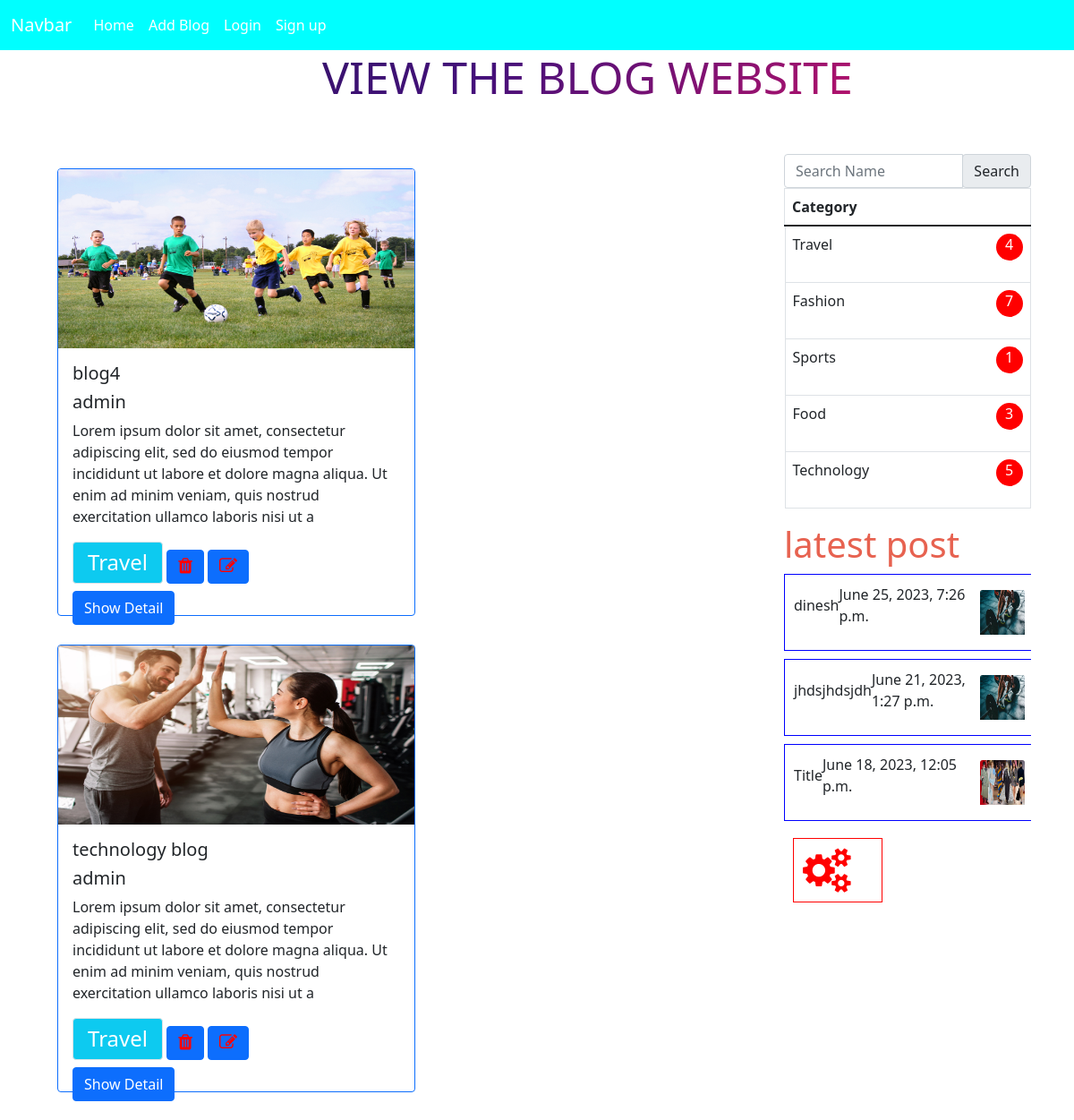
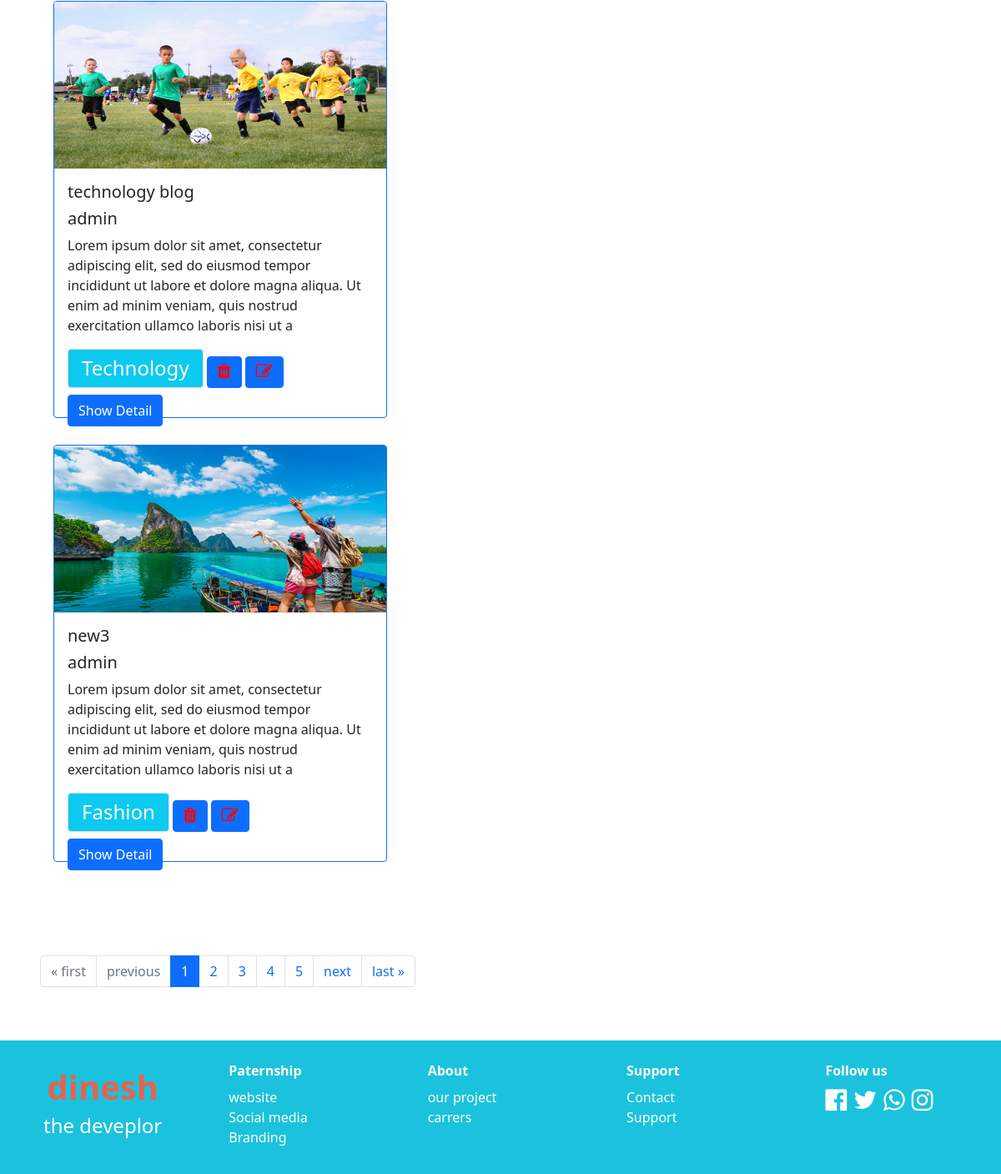
The page / on the database its author committed (2 pictures, top to bottom).
### main/models.py (models this page shows, shortened)
class Addblog(models.Model):
    name=models.CharField(max_length=20)
    user = models.ForeignKey(User, on_delete=models.CASCADE)
    description=models.CharField(max_length=200)
    image=models.ImageField(upload_to='addimg/',null=True, blank=True)
    category=models.ForeignKey(Category,on_delete=models.CASCADE)
    date=models.DateTimeField(auto_now=True)

class Category(models.Model):
    name=models.CharField(max_length=20)
    def __str__(self):
       return self.name

### main/views.py (the view)
# urls.py: 2. Add a URL to urlpatterns:  path('', views.home, name='home')
def home(request):
    print(request.user.id,"logged in user")
    addblog = Addblog.objects.all()
    categorys = Category.objects.annotate(blog_count=Count('addblog'))
    latestposts = Addblog.objects.order_by("-date")[:3]
    paginator = Paginator(addblog, 4)
    page_number = request.GET.get('page')
    page_obj = paginator.get_page(page_number)
    return render(request, 'home.html', context={"addblog": page_obj, "category": categorys, 'page_obj': page_obj, "latestposts": latestposts})

### main/templates/home.html (shortened to what this page needs)
<!DOCTYPE html>
{% extends 'base.html' %} {% load static%}
      {% block content %}
     <h1 style="padding-left:30%" class="animate-charcter">VIEW THE BLOG WEBSITE</h1>
      <div class="d-flex p-5">
        <div class="card-container d-flex flex-wrap w-75">
          {% for addblogy in addblog %}
          <div
            class="card m-3 border-primary"
            style="width: 400px; height: 500px"
          >
            {% if addblogy.image %}
            <img
              src="{{ addblogy.image.url }}"
              class="card-img-top"
              alt="..."
              style="width: 100%; height: 200px"
            />
            {% else %}
            <p>No image uploaded for {{ addblogy.name }}</p>
            {% endif %}
            <div class="card-body">
              <h5 class="card-title adc">{{ addblogy.name }}</h5>
              <h5 class="card-title adc">{{ addblogy.user }}</h5>
              <p class="card-text">{{ addblogy.description }}</p>
              <h4
                class="card-text border bg-info d-inline-block py-2 px-3 rounded text-white"
              >
                {{ addblogy.category }}
              </h4>
              <a
                href="{% url 'delete_addblog' addblogy.id %}"
                class="btn btn-primary"
              >
                <i class="fa fa-trash" style="font-size: 20px; color: red"></i>
              </a>
              <a
                href="{% url 'update_addblog' addblogy.id %}"
                class="btn btn-primary"
              >
                <i
                  class="fa fa-pencil-square-o"
                  style="font-size: 20px; color: red"
                ></i>
              </a>
              <div>
                <a
                  href="{% url 'show_detail' addblogy.id %}"
                  class="btn btn-primary"
                >
                  Show Detail
                </a>
              </div>
            </div>
          </div>
          {% endfor %}
        </div>
        <div class="table-responsive w-25" style="width: 300px; height: 1000px">
          <form class="input-group" action="{% url 'search' %}" method="GET">
            <input
              type="text"
              name="search"
              class="form-control custom-input"
              placeholder="Search Name"
              style="width: 100px"
            />
            <div class="input-group-append">
              <button type="submit" class="input-group-text">
                Search
              </button>
            </div>
          </form>
          <table class="table table-bordered ">
            <thead>
              <tr>
               <th id="qetu">Category</th>
              </tr>
            </thead>
            <tbody >
              {% for caty in category %}
              <tr>
                <td class="d-flex" style="display: flex; justify-content: space-between;">
                <p>{{ caty.name }}</p>
                <p style="background-color: red; color: white;border-radius: 50%;text-align: center; width: 30px;height: 30px;">{{ caty.blog_count }}</p>
                </td>
              </tr>
              {% endfor %}
            </tbody>
          </table>
          <div>
            <h1>latest post</h1>
            {% for laty in latestposts %}
            <div
              style="
                display: flex;
                justify-content: space-between;
                width: 280px;
                border: 1px solid blue;
                align-items: center;
                margin: 9px 0px 0px 0px;
                padding: 10px;
              "
            >
              <p>{{ laty.name }}</p>
              <p>{{laty.date}}</p>
              <img
                src="{{ laty.image.url }}"
                class="card-img-top ml-2"
                alt="..."
                style="width: 50px; height: 50px; margin-left: 10px !important"
              />
            </div>
            {% endfor %}
          </div>
          <div class="" style="margin: 9px 0px 0px 0px; padding: 10px">
            <div class="settingbox" onclick="settingk()">
              <div style="border: 1px solid red; width: 100px">
                <i
                  class="fa fa-cogs spinning-icon"
                  style="font-size: 50px; color: red; padding: 10px"
                ></i>
              </div>
            </div>
          </div>
        </div>
      </div>
      <div class="pagination p-5">
  <nav aria-label="...">
    <ul class="pagination">
      {% if page_obj.has_previous %}
      <li class="page-item">
        <a class="page-link" href="?page=1">&laquo; first</a>
      </li>
      <li class="page-item">
        <a class="page-link" href="?page={{ page_obj.previous_page_number }}">previous</a>
      </li>
      {% else %}
      <li class="page-item disabled">
        <span class="page-link">&laquo; first</span>
      </li>
      <li class="page-item disabled">
        <span class="page-link">previous</span>
      </li>
      {% endif %}
      {% for page in page_obj.paginator.page_range %}
      {% if page == page_obj.number %}
      <li class="page-item active" aria-current="page">
        <span class="page-link">{{ page }}</span>
      </li>
      {% else %}
      <li class="page-item">
        <a class="page-link" href="?page={{ page }}">{{ page }}</a>
      </li>
      {% endif %}
      {% endfor %}
      {% if page_obj.has_next %}
      <li class="page-item">
        <a class="page-link" href="?page={{ page_obj.next_page_number }}">next</a>
      </li>
      <li class="page-item">
        <a class="page-link" href="?page={{ page_obj.paginator.num_pages }}">last &raquo;</a>
      </li>
      {% endif %}
    </ul>
  </nav>
</div>
  </body>
  {% endblock %}

### main/templates/base.html (shortened to what this page needs)
<!doctype html>
{% load static%}
<html lang="en">
<head>
  <link rel="stylesheet" href="{%static 'css/home.css' %}" />
  <link rel="stylesheet" href="{%static 'css/base.css' %}" />
  <link rel="stylesheet" href="{%static 'javascript/home.js' %}" />
  <link href="https://cdn.jsdelivr.net/npm/bootstrap@5.1.3/dist/css/bootstrap.min.css" rel="stylesheet">
  <link rel="stylesheet" href="https://cdnjs.cloudflare.com/ajax/libs/font-awesome/4.7.0/css/font-awesome.min.css">
</head>
<body>
  <nav class="navbar navbar-expand-lg navbar-dark  " id="navu">
    <div class="container-fluid">
      <a class="navbar-brand" href="#">Navbar</a>
      <div class="collapse navbar-collapse" id="navbarSupportedContent">
        <ul class="navbar-nav me-auto mb-2 mb-lg-0">
          <li class="nav-item">
            <a class="nav-link active" aria-current="page" href="{% url 'home' %}">Home</a>
          </li>
          <li class="nav-item">
            <a class="nav-link active" aria-current="page" href="{% url 'about' %}">Add Blog</a>
          </li>
          <li class="nav-item">
            {% if user.is_authenticated %}
            <a
              class="nav-link active"
              aria-current="page"
              href="{% url 'logout' %}"
              >{{user.username}},  Logout</a
            >
            {% else %}
            <a
            class="nav-link active"
            aria-current="page"
            href="{% url 'login' %}"
            >Login</a
          >
            {% endif %}
          </li>
          <li class="nav-item">
            <a
          class="nav-link active"
          aria-current="page"
          href="{% url 'register' %}"
          >Sign up</a
        >
          </li>
        </ul>
      </div>
    </div>
  </nav>
  {% block content %}
  {% endblock %}
  <div class="container-fluid text-white p-3 " style="background:#1bc2dd" id="foot">
    <div class="row justify-content-around text-center text-md-start">
      <div class="col-md-2 text-center">
       <h1 class="fw-bold mt-3 ">dinesh</h1>
       <h4>the deveplor</h4>
      </div>
      <div class="col-md-2">
        <ul class="list-unstyled">
          <li class='fw-bold my-2'>Paternship</li>
          <li><a href="#" class="text-decoration-none text-white">website</a></li>
          <li><a href="#" class="text-decoration-none text-white">Social media</a></li>
          <li><a href="#" class="text-decoration-none text-white">Branding</a></li>
      </div>
      <div class="col-md-2">
        <ul class="list-unstyled">
          <li class='fw-bold my-2'>About</li>
          <li><a href="#" class="text-decoration-none text-white">our project</a></li>
          <li><a href="#" class="text-decoration-none text-white">carrers</a></li>
      </div>
      <div class="col-md-2">
        <ul class="list-unstyled">
          <li class='fw-bold my-2'>Support</li>
          <li><a href="#" class="text-decoration-none text-white">Contact</a></li>
          <li><a href="#" class="text-decoration-none text-white">Support</a></li>
      </div>
      <div class="col-md-2">
        <li class="fw-bold my-2 list-unstyled">Follow us</li>
        <ul class="list-unstyled d-flex justify-content-center justify-content-md-start">
          <li><a href="#" class="text-white"><i class="fa fa-facebook-official me-2 fa-1x" aria-hidden="true" style="font-size:30px;"></i></i></a></li>
          <li><a href="#" class="text-white"><i class="fa fa-twitter me-2 fa-1x" style="font-size:30px;"></i></a></li>
          <li><a href="#" class="text-white"><i class="fa fa-whatsapp me-2 fa-1x" style="font-size:30px;"></i></a></li>
          <li><a href="#" class="text-white"><i class="fa fa-instagram me-2 fa-1x" style="font-size:30px;"></i></a></li>
        </ul>
      </div>
    </div>
  </div>
</body>
</html>

### main/static/css/home.css (style rules this page uses)
h1 { color: rgb(231, 98, 80); }
.spinning-icon { animation: spin 2s infinite linear; }
.animate-charcter { text-transform: uppercase; background-image: linear-gradient( -225deg, #231557 0%, #44107a 29%, #ff1361 67%, #fff800 100% ); background-size: auto auto; background-clip: border-box; background-size: 200% auto; color: #fff; background-clip: text; text-fill-color: transparent; -webkit-background-clip: text; -webkit-text-fill-color: transparent; animation: textclip 2s linear infinite; display: inline-block; font-size: 50px; text-align: center !important; }

### main/static/css/base.css (style rules this page uses)
#navu { background-color: aqua; }

### rows shown on the page
Addblog: image (picture), name "blog4", user "admin", description "Lorem ipsum dolor sit amet, consectetur adipiscing elit, sed do eiusmod tempor incididunt ut labore et dolore magna aliqua. Ut enim ad minim veniam, quis nostrud exercitation ullamco laboris nisi ut a", category "Travel"
Addblog: image (picture), name "technology blog", user "admin", description "Lorem ipsum dolor sit amet, consectetur adipiscing elit, sed do eiusmod tempor incididunt ut labore et dolore magna aliqua. Ut enim ad minim veniam, quis nostrud exercitation ullamco laboris nisi ut a", category "Travel"
Addblog: image (picture), name "technology blog", user "admin", description "Lorem ipsum dolor sit amet, consectetur adipiscing elit, sed do eiusmod tempor incididunt ut labore et dolore magna aliqua. Ut enim ad minim veniam, quis nostrud exercitation ullamco laboris nisi ut a", category "Technology"
Addblog: image (picture), name "new3", user "admin", description "Lorem ipsum dolor sit amet, consectetur adipiscing elit, sed do eiusmod tempor incididunt ut labore et dolore magna aliqua. Ut enim ad minim veniam, quis nostrud exercitation ullamco laboris nisi ut a", category "Fashion"
Category: name "Travel", blog_count "4"
Category: name "Fashion", blog_count "7"
Category: name "Sports", blog_count "1"
Category: name "Food", blog_count "3"
Category: name "Technology", blog_count "5"
Addblog: name "dinesh", date "June 25, 2023, 7:26 p.m.", image (picture)
Addblog: name "jhdsjhdsjdh", date "June 21, 2023, 1:27 p.m.", image (picture)
Addblog: name "Title", date "June 18, 2023, 12:05 p.m.", image (picture)

### other values the page prints
{{ page }} "1"
{{ page }} "2" "3" "4" "5"
